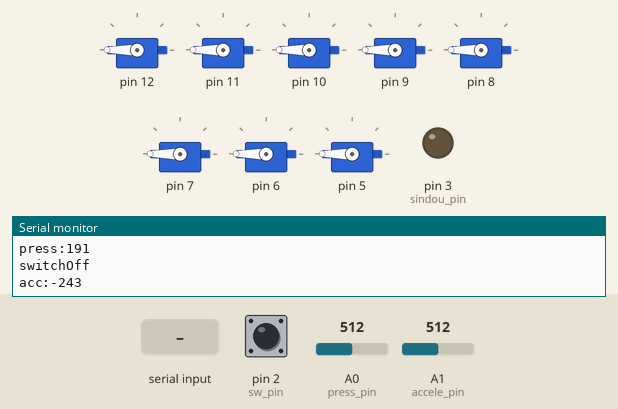
Simulated run of this sketch. Board: Arduino Uno, built with avr-gcc and run on an emulated ATmega328P. Shown: 8 × servo, output pins drawn as LEDs (lit = HIGH), the last lines printed to the serial monitor. Inputs (shaded band) come from the test bench; at power-on: A1 (accele_pin) = 512, pin 2 (sw_pin) LOW, A0 (press_pin) = 512.

Above: at 1.2 s.
1.3 s: "squ" received over Serial
At 3.75 s:
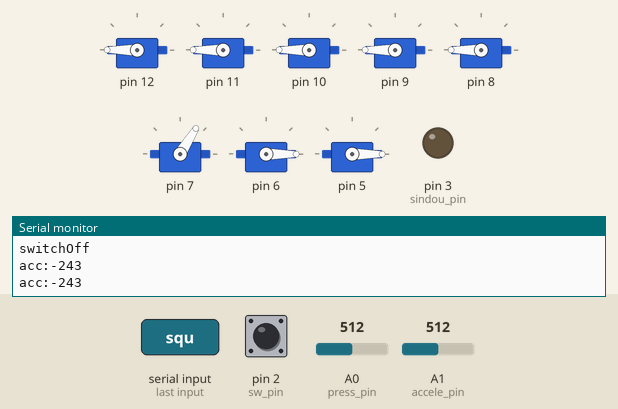
4.3 s: "sma" received over Serial
At 6.2 s:
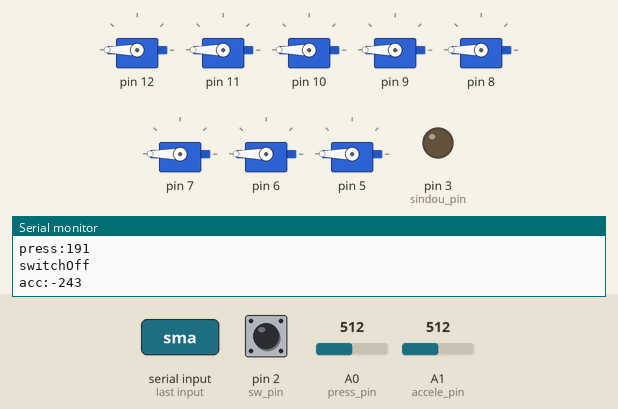
6.7 s: "bal" received over Serial
At 9.1 s:
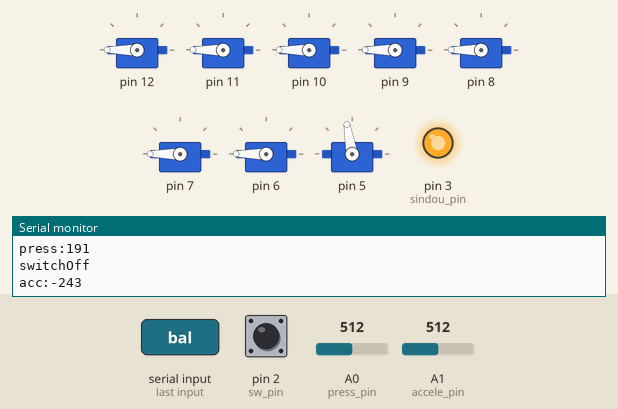
9.7 s: "big" received over Serial
At 11.86 s:
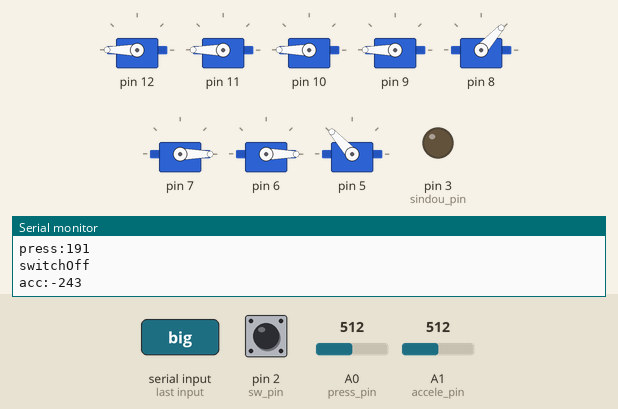
12.7 s: A1 (accele_pin) set to 649
15.7 s: A1 (accele_pin) set to 674
Timing chart, 0 to 18.7 s (numbered marks = the images above; inputs shaded):
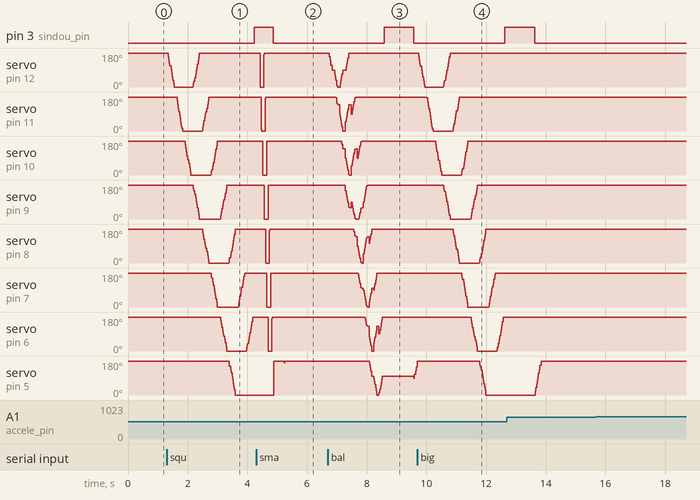

The sketch:

soujiki_communication.ino
```cpp
#include <Servo.h>
#include <MsTimer2.h>

#define INTERVAL 1
//#define OUT_INTERVAL 50 * 1.5
#define SERVO_NUM 8
const int sw_pin = 2;
const int sindou_pin = 3;
const int sindou2_pin = 4;
const int press_pin = 0;
const int accele_pin = 1;
boolean sw_state = false;
int press_value = 0;
int angle = 0;
float out_interval;

boolean haijo;

boolean big_squere_end = true;
boolean small_end = true;

int each_angle[8];

Servo g_servo[SERVO_NUM];

void communication(){
  //圧力
  for (int i = 0; i < 3; i++){
    press_value = press_value + analogRead(press_pin);
  }
  press_value = press_value / 3;

  int LEDintensity = map(press_value, 0, 1023, 0, 255);
  Serial.print("press:");
  Serial.println(LEDintensity);

  //スイッチ
  int val = digitalRead(sw_pin);
  if( val == 1) {
    Serial.println("switchOn");
    haijo = false;
  }
  else {
    Serial.println("switchOff");
    Serial.flush();
    //haijo = true;
  }

  //加速度
  int x=analogRead(accele_pin) - 755;
  Serial.print("acc:");
  Serial.println(x);
  if (x  < -390){
    Serial.println("garbage:delete");
  }

  //受信
  int length = Serial.available();
  if (length > 0) {
    String s = "";
    for (int i = 0; i < length; i++) {
      s += ((char)Serial.read());
    }
    //一度送られてくると同じ文字列が大量にくるので，startsWithで処理
    if (s.startsWith("squ")) {    //of!なら
        //四角形のゴミを吸い込んだ時の処理
        big_squere(30);
        //sindou(1000);
    } else if (s.startsWith("sma")) {
	//小さいゴミを吸い込んだ時の処理
        small(40);
        //sindou(1000);
    } else if (s.startsWith("big")) {
	//大きなゴミを吸い込んだ時の処理
        big_squere(30);
        //sindou(1000);
    } else if (s.startsWith("bal")) {
	//丸いゴミを吸い込んだ時の処理
        big_circle(30);
        //sindou(1000);
    } else if(s.startsWith("clear")){
      Serial.flush();
    }
  }
}

void setup()
{
  //for(int i = 0; i < SERVO_NUM; i++){
    //g_servo[i].attach(i+3);
  //}
  g_servo[0].attach(12);//8
  g_servo[1].attach(11);
  g_servo[2].attach(10);

  g_servo[3].attach(9);
  g_servo[4].attach(8);
  g_servo[5].attach(7);
  g_servo[6].attach(6);
  g_servo[7].attach(5);//1
  //g_servo[8].attach(4);


  each_angle[0] = 90;
  each_angle[1] = 40;
  each_angle[2] = 40;
  each_angle[3] = 120;
  each_angle[4] = 40;
  each_angle[5] = 80;
  each_angle[6] = 50;
  each_angle[7] = 80;

  pinMode(sw_pin, INPUT);
  pinMode(sindou_pin, OUTPUT);
  Serial.begin(9600);

  for(int i = 0; i < SERVO_NUM; i++){
    g_servo[i].write(180);
    //g_servo[i].write(0);
  }
  digitalWrite(sindou_pin, LOW);
  //sindou_pin2.digitalWrite(LOW);

  MsTimer2::set(200, communication);
  MsTimer2::start();
}

void loop()
{
  sw_state = digitalRead(sw_pin);
  int press_value = analogRead(press_pin);

  int intensity = map(press_value, 0, 1023, 50, 180);
  //Serial.println(intensity);
  //Serial.println(intensity);

//  if(sw_state){
//    Serial.println("on!!");
//
//    for(int h = 180; h >= 0 ; h--){
//    //for(int h = 180; h >= 180 - intensity ; h--){
//      int i;
//      for(i = 0; i < SERVO_NUM; i++){
//        g_servo[i].write(h);
//      }
//      delay(INTERVAL);
//    }
//    delay(500);
//
//    for(int h = 0; h <= 180; h++){
//    //for(int h = 180 - intensity; h <= 180; h++){
//      int i;
//      for(i = 0; i < SERVO_NUM; i++){
//        g_servo[i].write(h);
//      }
//      delay(INTERVAL);
//    }
//    delay(500);
//  }

 communication();

// int val = digitalRead(sw_pin);
//
// if(val){
//   big_squere();
//   small();
// }

// sw_state = true;
//  if(sw_state){
//    //if(press_value > 800){
//      big_squere();
//    //}
//    //else{
//      small();
//       //big_circle();
//    //}
//  }

}

void big_circle(float interval){

  int small_angle = 90;
  int big_angle = 80;
  int diff = big_angle - small_angle;
  int test = 80;
  int i = 7;
  out_interval = interval;

//  for(int h = 0; h <= 90 ; h++){
//      //for(i = 1; i < 4; i++){
//        g_servo[0].write(180 - h + (90 - each_angle[0]));
//      //}
//       delay(INTERVAL);
//  }
//  delay(OUT_INTERVAL * 5);
//  for(int h = 0; h <= 90; h++){
//      //for(i = 1; i < 4; i++){
//        g_servo[i].write(90 - h);
//      //}
//       delay(INTERVAL);
//  }
//  delay(OUT_INTERVAL * 5);
//  for(int h = 0; h <= 90; h++){
//      //for(i = 1; i < 4; i++){
//        g_servo[i].write(h + (90 - test));
//      //}
//       delay(INTERVAL);
//  }
//  delay(OUT_INTERVAL * 5);
//  for(int h = 50; h <= 90; h++){
//      //for(i = 1; i < 4; i++){
//        g_servo[i].write(h + 90);
//      //}
//       delay(INTERVAL);
//  }


  for(int h = 0; h <= 90 ; h++){
      //for(i = 1; i < 4; i++){
        g_servo[0].write(180 - h + (90 - each_angle[0]));
      //}
       delay(INTERVAL);
  }
  communication();
  delay(out_interval);
  for(int h = 0; h <= 90; h++){
      //for(i = 1; i < 4; i++){
        g_servo[0].write(90 - h);
        g_servo[1].write(180 - h + (90 - each_angle[1]));
      //}
       delay(INTERVAL);
  }
  communication();
  delay(out_interval);
  for(int h = 0; h <= 90; h++){
      //for(i = 1; i < 4; i++){
        g_servo[0].write(h + (90 - each_angle[0]));
        g_servo[1].write(90 - h);
        g_servo[2].write(180 - h + (90 - each_angle[2]));
      //}
       delay(INTERVAL);
  }
  communication();
  delay(out_interval);
  for(int h = 0; h <= 90; h++){
      //for(i = 1; i < 4; i++){
        g_servo[0].write(h + 90);
        g_servo[1].write(h + (90 - each_angle[1]));
        g_servo[2].write(90 - h);
        g_servo[3].write(180 - h + (90 - each_angle[3]));
      //}
       delay(INTERVAL);
  }
  communication();
  delay(out_interval);
  for(int h = 0; h <= 90; h++){
      //for(i = 1; i < 4; i++){
        g_servo[1].write(h + 90);
        g_servo[2].write(h + (90 - each_angle[2]));
        g_servo[3].write(90 - h);
        g_servo[4].write(180 - h + (90 - each_angle[4]));
      //}
       delay(INTERVAL);
  }
  communication();
  delay(out_interval);
  for(int h = 0; h <= 90; h++){
      //for(i = 1; i < 4; i++){
        g_servo[2].write(h + 90);
        g_servo[3].write(h + (90 - each_angle[3]));
        g_servo[4].write(90 - h);
        g_servo[5].write(180 - h + (90 - each_angle[5]));
      //}
       delay(INTERVAL);
  }
  communication();
  delay(out_interval);
  for(int h = 0; h <= 90; h++){
      //for(i = 1; i < 4; i++){
        g_servo[3].write(h + 90);
        g_servo[4].write(h + (90 - each_angle[4]));
        g_servo[5].write(90 - h);
        g_servo[6].write(180 - h + (90 - each_angle[6]));
      //}
       delay(INTERVAL);
  }
  delay(out_interval);
  for(int h = 0; h <= 90; h++){
      //for(i = 1; i < 4; i++){
        g_servo[4].write(h + 90);
        g_servo[5].write(h + (90 - each_angle[5]));
        g_servo[6].write(90 - h);
        g_servo[7].write(180 - h + (90 - each_angle[7]));
      //}
       delay(INTERVAL);
  }
  communication();
  delay(out_interval);
  for(int h = 0; h <= 90; h++){
      //for(i = 1; i < 4; i++){
        g_servo[5].write(h + 90);
        g_servo[6].write(h + (90 - each_angle[6]));
        g_servo[7].write(90 - h);
      //}
       delay(INTERVAL);
  }
  communication();
  delay(out_interval);
  for(int h = 0; h <= 90; h++){
      //for(i = 1; i < 4; i++){
        g_servo[6].write(h + 90);
        g_servo[7].write(h + (90 - each_angle[7]));
      //}
       delay(INTERVAL);
  }
  communication();
  delay(out_interval);
  sindou(1000);
  for(int h = 0; h <= 90; h++){
      //for(i = 1; i < 4; i++){
        g_servo[7].write(h + 90);
      //}
       delay(INTERVAL);
  }
  communication();
  delay(out_interval * 10);
}

void big_squere(float interval){

  big_squere_end = false;
  out_interval = interval;

  angle = 180;
  for(int h = angle; h >= 0 ; h--){
      //for(i = 1; i < 4; i++){
        g_servo[0].write(h);
      //}
       delay(INTERVAL);
  }
  communication();
  delay(out_interval);
  for(int h = angle; h >= 0 ; h--){
      //for(i = 1; i < 4; i++){
        g_servo[1].write(h);
      //}
       delay(INTERVAL);
  }
  communication();
  delay(out_interval);
  for(int h = angle; h >= 0 ; h--){
      //for(i = 1; i < 4; i++){
        g_servo[2].write(h);
      //}
       delay(INTERVAL);
  }
  communication();
  delay(out_interval);
  for(int h = angle; h >= 0 ; h--){
      //for(i = 1; i < 4; i++){
        g_servo[0].write(180 - h);
        g_servo[3].write(h);
      //}
       delay(INTERVAL);
  }
  communication();
  delay(out_interval);
  for(int h = angle; h >= 0 ; h--){
      //for(i = 2; i < 5; i++){
        g_servo[1].write(180 - h);
        g_servo[4].write(h);
      //}
   delay(INTERVAL);
  }
  communication();
  delay(out_interval);
  for(int h = angle; h >= 0 ; h--){
      //for(i = 3; i < 6; i++){
        g_servo[2].write(180 - h);
        g_servo[5].write(h);
      //}
   delay(INTERVAL);
  }
  communication();
  delay(out_interval);
  for(int h = angle; h >= 0 ; h--){
      //for(i = 4; i < 7; i++){
        g_servo[3].write(180 - h);
        g_servo[6].write(h);
      //}
   delay(INTERVAL);
  }
  communication();
  delay(out_interval);
  for(int h = angle; h >= 0 ; h--){
      //for(i = 5; i < 8; i++){
        g_servo[4].write(180 - h);
        g_servo[7].write(h);
      //}
   delay(INTERVAL);
  }
  communication();
  delay(out_interval);
  for(int h = angle; h >= 0 ; h--){
    g_servo[5].write(180 - h);
   delay(INTERVAL);
  }
  communication();
  delay(out_interval);
  for(int h = angle; h >= 0 ; h--){
    g_servo[6].write(180 - h);
   delay(INTERVAL);
  }
  communication();
  delay(out_interval);
  sindou(1000);
  for(int h = angle; h >= 0 ; h--){
    g_servo[7].write(180 - h);
   delay(INTERVAL);
  }
  communication();
  delay(out_interval * 10);

  big_squere_end = true;
}

void small(float interval){

  small_end = false;
  out_interval = interval;

  angle = 10;
  for(int h = angle ; h >= 0 ; h--){
      //for(i = 1; i < 4; i++){
        g_servo[0].write(h);
      //}
       delay(INTERVAL);
  }
  communication();
  delay(out_interval);
  for(int h = angle; h >= 0 ; h--){
      //for(i = 1; i < 4; i++){
        g_servo[1].write(h);
      //}
       delay(INTERVAL);
  }
  communication();
  delay(out_interval);
  for(int h = angle; h >= 0 ; h--){
      //for(i = 1; i < 4; i++){
        g_servo[2].write(h);
      //}
       delay(INTERVAL);
  }
  communication();
  delay(interval);
  for(int h = angle; h >= 0 ; h--){
      //for(i = 1; i < 4; i++){
        g_servo[0].write(180 - h);
        g_servo[3].write(h);
      //}
       delay(INTERVAL);
  }
  communication();
  delay(out_interval);
  for(int h = angle; h >= 0 ; h--){
      //for(i = 2; i < 5; i++){
        g_servo[1].write(180 - h);
        g_servo[4].write(h);
      //}
   delay(INTERVAL);
  }
  communication();
  delay(out_interval * 1.5);
  for(int h = angle; h >= 0 ; h--){
      //for(i = 3; i < 6; i++){
        g_servo[2].write(180 - h);
        g_servo[5].write(h);
      //}
   delay(INTERVAL);
  }
  communication();
  delay(out_interval * 1.5);
  for(int h = angle; h >= 0 ; h--){
      //for(i = 4; i < 7; i++){
        g_servo[3].write(180 - h);
        g_servo[6].write(h);
      //}
   delay(INTERVAL);
  }
  communication();
  delay(interval);
  for(int h = angle; h >= 0 ; h--){
      //for(i = 5; i < 8; i++){
        g_servo[4].write(180 - h);
        g_servo[7].write(h);
      //}
   delay(INTERVAL);
  }
  communication();
  delay(out_interval);
  for(int h = angle; h >= 0 ; h--){
    g_servo[5].write(180 - h);
   delay(INTERVAL);
  }
  communication();
  delay(interval);
  for(int h = angle; h >= 0 ; h--){
    g_servo[6].write(180 - h);
   delay(INTERVAL);
  }
  communication();
  delay(out_interval);
  sindou(500);
  for(int h = angle; h >= 0 ; h--){
    g_servo[7].write(180 - h);
   delay(INTERVAL);
  }
  communication();
  delay(500);

  small_end = true;
}

void small2(float interval){
  for(int i = 180; i > each_angle[0]; i--){
    g_servo[0].write(i);
    delay(INTERVAL);
  }
  delay(interval);
  for(int i = 180; i > each_angle[1]; i--){
    g_servo[1].write(i);
    delay(INTERVAL);
  }
  delay(interval);
  for(int i = 180; i > each_angle[2]; i--){
    g_servo[2].write(i);
    delay(INTERVAL);
  }
  delay(interval);
  for(int i = 180; i > each_angle[3]; i--){
    g_servo[3].write(i);
    delay(INTERVAL);
  }
  delay(interval);
  for(int i = 180; i > each_angle[4]; i--){
    g_servo[4].write(i);
    delay(INTERVAL);
  }
  delay(interval);
  for(int i = 180; i > each_angle[5]; i--){
    g_servo[5].write(i);
    delay(INTERVAL);
  }
  delay(interval);
  for(int i = 180; i > each_angle[6]; i--){
    g_servo[6].write(i);
    delay(INTERVAL);
  }
  delay(interval);
  for(int i = 180; i > each_angle[7]; i--){
    g_servo[7].write(i);
    delay(INTERVAL);
  }
  delay(500);
}

void sindou(float sindou_interval){
  digitalWrite(sindou_pin, HIGH);
  delay(sindou_interval);
  digitalWrite(sindou_pin, LOW);
}

void forward(int s_number, int interval){
   for(int i = 0; i <= 180; i++){
    g_servo[s_number].write(i);
    delay(interval);
    //Serial.println("Servo3: " + i);
  }
}

void reverse(int s_number, int interval){
  for(int i = 180; i >= 0; i--){
    g_servo[s_number].write(i);
    delay(interval);
    //Serial.println("Servo3: " + i);
  }
}
```

Measured:
- after the input at 1.3 s, pin 3 (sindou_pin): LOW → HIGH after 2.9 s; servo on pin 5: moves from 180° to 0° over 0.23 s, starting after 2.1 s
- after the input at 4.3 s, pin 3 (sindou_pin): HIGH → LOW after 0.57 s instead of 0.93 s; servo on pin 12: 180° → 0° after 0.13 s, → 180° 0.13 s later; servo on pin 11: 180° → 0° after 0.17 s, → 180° 0.13 s later; servo on pin 10: 180° → 0° after 0.21 s, → 180° 0.14 s later; servo on pin 9: 180° → 0° after 0.27 s, → 180° 0.13 s later
- after the input at 6.7 s, pin 3 (sindou_pin): LOW → HIGH after 1.9 s, → LOW 1.0 s later
- after the input at 9.7 s, pin 3 (sindou_pin): LOW → HIGH after 2.9 s; servo on pin 5: moves from 180° to 0° over 0.23 s, starting after 2.1 s
